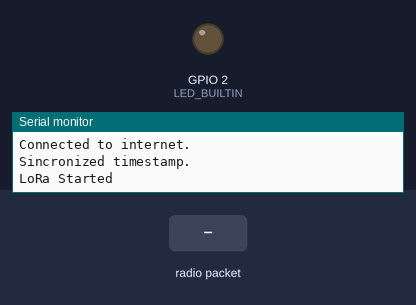
Simulated run of this sketch. Board: ESP8266 (NodeMCU). On the bench: output pins drawn as LEDs (lit = HIGH, except the on-board LED, lit = LOW), the last lines printed to the serial monitor. Dashed ring = blinking. Inputs (shaded band) come from the test bench. WiFi joins after 1.5 s; servers stay silent unless stated; uploads are accepted with an empty reply; the local clock reads 2024-03-15 10:24:30 at power-on unless the sketch sets it; random numbers use the default seed unless the sketch sets one; no radio packets arrive unless stated.

Above: at 5.2 s.
5.3 s: radio packet "1" arrives
At 8.5 s:
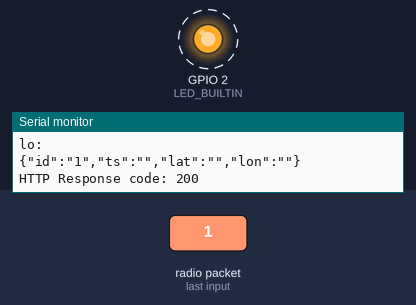
10.2 s: radio packet "0" arrives
At 11.9 s:
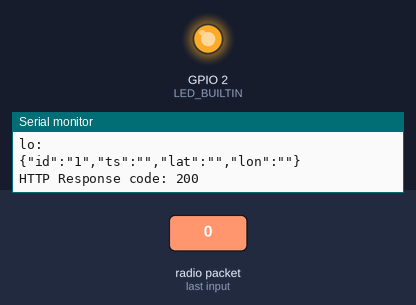
13.2 s: radio packet "2" arrives
Timing chart, 0 to 18.5 s (numbered marks = the images above; inputs shaded):
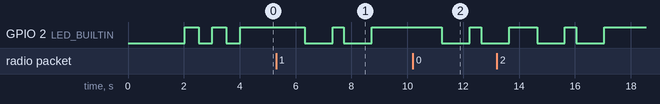

The sketch:

project.ino
```cpp
#include <ESP8266WiFi.h>
#include <ESP8266mDNS.h>
#include <WiFiUdp.h>
#include <WiFiClient.h>
#include <ArduinoOTA.h>
#include <ESP8266HTTPClient.h>
#include <ArduinoJson.h>

#include "time.h"

#ifndef STASSID
#define STASSID "nome"
#define STAPSK "senha"
#endif

const char *ssid = STASSID;
const char *password = STAPSK;
int count = 0;
long int wait_time = 0;

double last_sync_lat = 0;
double last_sync_lon = 0;
double lat = 0;
double lon = 0;

#include <LoRa.h>
#define SS 15
#define RST 16
#define DIO0 4

String data = "";
String id = "00001";

void setup() {
  randomSeed(1);

  pinMode(LED_BUILTIN, OUTPUT);
  Serial.begin(115200);

  while (!Serial);
  Serial.println("Device Activated");

  while (!internet_connection()){
    delay(3000);
    Serial.println("Reconectando...");
  }

  LoRa.setPins(SS, RST, DIO0);

  if (!LoRa.begin(433E6)) {
    Serial.println("LoRa Error");
    delay(100);
    while (1);
  }

  data.reserve(200);
  started();

  // LoRa Iniciado
  Serial.println("LoRa Started");
  digitalWrite(LED_BUILTIN, HIGH);

}

void loop() {
  WiFiClient client;

  long int t1 = millis();
  int packetSize = LoRa.parsePacket();
  if (packetSize) {
    while (LoRa.available()) {
      String received = LoRa.readString();
      String id_received = received.substring(0,5);
      if (id_received == id) break;
      blink();
      Serial.print("Message Received : ");
      Serial.println(received);
      processReceivedMsg(received);
      blink();
    }
  } else {
    delay(100);
  }
  long int t2 = millis();

  wait_time = wait_time + (t2 - t1);
  if (wait_time >= 60000) {
    String la = getLatitude();
    String lo = getLongitude();
    if (abs(CalcDistance(last_sync_lat, last_sync_lon, lat, lon)) > 500){
      last_sync_lat = lat;
      last_sync_lon = lon;
      if (WiFi.status() == WL_CONNECTED){
        Serial.println("Enviando Packet via Web");
        String json = createLocationPacketJson(id, getTimestamp(), la, lo);
        sendLocationPacket_server(json);
      } else {
        Serial.println("Enviando Packet via LoRa");
        sendLocationPacket(createLocationPacketUL(id, getTimestamp(), la, lo));
      }
    }
    wait_time = 0;
  }
}

void processReceivedMsg(String received) {
  WiFiClient client;

  String id = received.substring(0,5);
  String ts = received.substring(6,19);
  String la = received.substring(20,30);
  String lo = received.substring(31,41);

  if (WiFi.status() == WL_CONNECTED){
      Serial.println("Encaminhando msg via web...");
      Serial.println("id: " + id);
      Serial.println("ts: " + ts);
      Serial.println("la: " + la);
      Serial.println("lo: " + lo);
      sendLocationPacket_server(createLocationPacketJson(id, ts, la, lo));
   } else {
      Serial.println("Encaminhando msg via LoRa...");
      Serial.println("id: " + id);
      Serial.println("ts: " + ts);
      Serial.println("la: " + la);
      Serial.println("lo: " + lo);
      sendLocationPacket(createLocationPacketUL(id, ts, la, lo));
   }
}

void sendLocationPacket_server(String json){
  HTTPClient http;
  //WiFiClient client;
  WiFiClientSecure client;
  client.setInsecure(); //the magic line, use with caution
  client.connect("https://backend.thinger.io/", 80);

  Serial.println(json);
  http.begin(client, "https://backend.thinger.io/v3/users/{username}/devices/"+id+"/callback/data");
  http.addHeader("Content-Type", "application/json");
  http.addHeader("Authorization", "Bearer xxx");

  int httpResponseCode = http.POST(json);

  if (httpResponseCode>0) {
    Serial.print("HTTP Response code: ");
    Serial.println(httpResponseCode);
  } else {
    Serial.print("Error code: ");
    Serial.println(httpResponseCode);
    String payload = http.getString();
    Serial.println(payload);
  }

  http.end();
}

void sendLocationPacket(String msg){
  LoRa.beginPacket();
  LoRa.print(msg);
  LoRa.endPacket();
  Serial.println(msg);
}

String getLatitude() {
  double sum = double(random(1000) - 500) / 1000000.0;
  lat = lat + sum;
  return String(lat, 6);
}

String getLongitude() {
  double sum = double(random(1000) - 500) / 1000000.0;
  lon = lon + sum;
  return String(lon, 6);
}

String getTimestamp() {
  return String((int)time(NULL)) + "000";
}

String createLocationPacketUL(String id, String ts, String la, String lo){
  String msg = id + "|" + ts + "|" + la + "|" + lo + "\n";
  return msg;
}

String createLocationPacketJson(String id, String ts, String la, String lo){
  String json = "{\"id\":\""+ id +"\",\"ts\":\""+ ts +"\",\"lat\":\""+ la +"\",\"lon\":\""+ lo +"\"}";
  return json;
}

void serialEvent() {
  while (Serial.available()) {
    char inChar = (char)Serial.read();
    data += inChar;
    if (inChar == '\n') {
      Serial.print("Sending Message: ");
      Serial.println(data);
      LoRa.beginPacket();
      LoRa.print(data);
      LoRa.endPacket();
      data="";
      delay(2000);
    }
  }
}

void blink() {
  digitalWrite(LED_BUILTIN, LOW);
  delay(1000);
  digitalWrite(LED_BUILTIN, HIGH);
}

void started() {
    digitalWrite(LED_BUILTIN, LOW);
    delay(500);
    digitalWrite(LED_BUILTIN, HIGH);
    delay(500);

    digitalWrite(LED_BUILTIN, LOW);
    delay(500);
    digitalWrite(LED_BUILTIN, HIGH);
    delay(500);

    digitalWrite(LED_BUILTIN, LOW);
    delay(500);
    digitalWrite(LED_BUILTIN, HIGH);
}

bool internet_connection(){
  WiFi.mode(WIFI_STA);
  WiFi.begin(ssid, password);
  if (WiFi.waitForConnectResult() == WL_CONNECTED) {
    Serial.println("Connected to internet.");
    configTime(0, 3600, "pool.ntp.org");
    Serial.println("Sincronized timestamp.");
    return true;
  } else {
    Serial.println("Not connected to internet.");
    return false;
  }
}

double CalcDistance(double lat1, double lon1, double lat2, double lon2){
  double dlon = (lon2 - lon1) * 60 * 1852;
  double dlat = (lat2 - lat1) * 60 * 1852;
  double dist = sqrt( pow(dlon,2) + pow(dlat,2) );
  Serial.println(dist);
  return dist;
}
```

Measured:
- after the input at 5.3 s, GPIO 2 (LED_BUILTIN): alternates HIGH for 0.40 s and LOW for 1.0 s, starting after 1.0 s
- after the input at 10.2 s, GPIO 2 (LED_BUILTIN): HIGH → LOW after 1.0 s, → HIGH 1.0 s later, → LOW 0.40 s later
